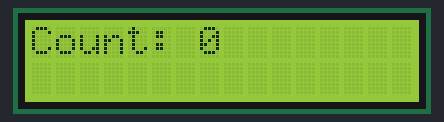
Simulated run of this sketch. Board: Arduino Uno, built with avr-gcc and run on an emulated ATmega328P. On the bench: 16×2 character LCD.

Above: at 0.1 s.
At 4.1 s:
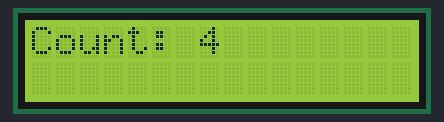
At 9.2 s:
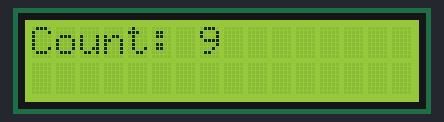
At 19.2 s:
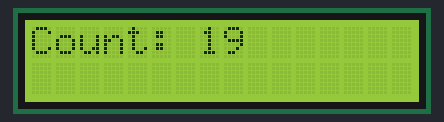
At 28.2 s:
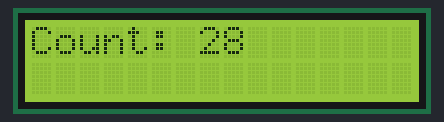
At 38.3 s:
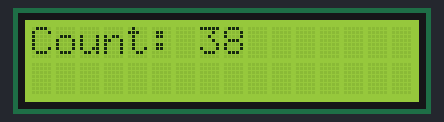

Measured:
- what the display in image 1 shows lasts 1.0 s, from 4.1 s to 5.1 s

The sketch:

Challenge02_Counter.ino
```cpp
// Complete example solution for Lesson17, challenge 02.
#include <LiquidCrystal.h>
LiquidCrystal lcd(7, 6, 5, 4, 3, 2);
int count = 0;
void setup() {
  lcd.begin(16, 2);
}
void loop() {
  lcd.setCursor(0, 0);
  lcd.print("                ");
  lcd.setCursor(0, 0);
  lcd.print("Count: ");
  lcd.print(count++);
  lcd.print("   ");
  delay(1000);
}
```
